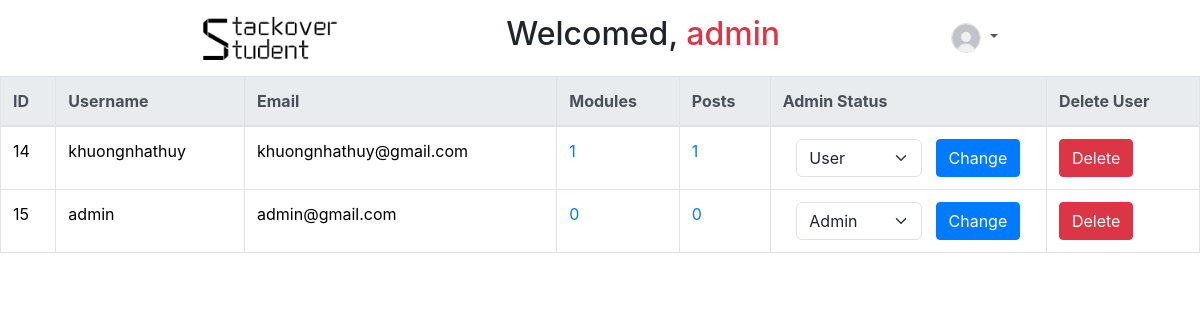
The app's page /?dashboard (signed in) with its own data.
### tables this page shows
CREATE TABLE `users` (
  `user_id` int(11) NOT NULL,
  `username` varchar(255) NOT NULL,
  `email` varchar(255) NOT NULL,
  `password` text NOT NULL,
  `profile_pic` text NOT NULL,
  `is_admin` tinyint(1) NOT NULL DEFAULT 0
);

### assets/php/function.php (called while the page is built, shortened)
<?php
function showPage($page, $data=""){
    include("assets/pages/$page.html.php");
}

### assets/pages/adminDashboard.html.php (the view, shortened to what this page needs)
<?php
include 'assets/php/DatabaseConnection.php';
$users = $pdo->query("SELECT users.*, COUNT(posts.post_id) AS num_posts, COUNT(modules.module_id) AS num_modules
FROM users
LEFT JOIN posts ON users.user_id = posts.user_id
LEFT JOIN modules ON users.user_id = modules.user_id
GROUP BY users.user_id")->fetchAll(PDO::FETCH_ASSOC);
?>
    <table class=" table table-bordered table-hover">
        <thead class="thead-light">
            <tr>
                <th>ID</th>
                <th>Username</th>
                <th>Email</th>
                <th>Modules</th>
                <th>Posts</th>
                <th>Admin Status</th>
                <th>Delete User</th>
            </tr>
        </thead>
        <tbody>
            <?php foreach ($users as $user): ?>
            <tr>
                <td><?= $user['user_id'] ?></td>
                <td><?= $user['username'] ?></td>
                <td><?= $user['email'] ?></td>
                <td>
                    <a href="#" data-bs-toggle="modal" data-bs-target="#userModulesModal<?= $user['user_id'] ?>">
                        <?= $user['num_modules'] ?>
                    </a>
                </td>
                <td>
                    <a href="#" data-bs-toggle="modal" data-bs-target="#userPostsModal<?= $user['user_id'] ?>">
                        <?= $user['num_posts'] ?>
                    </a>
                </td>
                <td>
                    <form method="post" action="assets/php/admin_function.php" class="d-flex justify-content-evenly">
                        <select name="is_admin" class="form-select w-50 d-inline-block">
                            <option value="0" <?= $user['is_admin'] == 0 ? 'selected' : '' ?>>User</option>
                            <option value="1" <?= $user['is_admin'] == 1 ? 'selected' : '' ?>>Admin</option>
                        </select>
                        <button class="btn btn-primary" type="submit" name="change_admin">Change</button>
                    </form>
                </td>
                <td>
                    <form method="post" action="assets/php/admin_function.php">
                        <button class="btn btn-danger" type="submit" name="delete">Delete</button>
                    </form>
                </td>
            </tr>
            <?php endforeach; ?>
        </tbody>
    </table>

### index.php
<?php
require_once 'assets/php/function.php';
$pagecount = count($_GET);
if (!$pagecount) {
    showPage('homepage');
} elseif (isset($_GET['dashboard'])) {
    showPage('header', ['page_title' => 'Admin Dashboard']);
    showPage('navbaradmin');
    showPage('adminDashboard');
} elseif (isset($_GET['posts'])) {
    showPage('header', ['page_title' => 'Home']);
    showPage('navbar');
    showPage('posts');
} elseif (isset($_GET['addpost'])) {
    showPage('header', ['page_title' => 'Add Post']);
    showPage('navbar');
    showPage('addpost');
} elseif (isset($_GET['editProfile'])) {
    showPage('header', ['page_title' => 'Edit Profile']);
    showPage('navbar');
    showPage('editProfile');
} elseif (isset($_GET['editmodule'])) {
    showPage('header', ['page_title' => 'Edit Module']);
    showPage('navbar');
    showPage('editmodule');
} elseif (isset($_GET['sendmail'])) {
    showPage('header', ['page_title' => 'Contact Admin']);
    showPage('navbar');
    showPage('sendmail');
} elseif (isset($_GET['login'])) {
    showPage('header', ['page_title' => 'Login']);
    showPage('login');
} elseif (isset($_GET['signup'])) {
    showPage('header', ['page_title' => 'Sign Up']);
    showPage('signup');
}

### assets/pages/header.html.php (shortened to what this page needs)
<!DOCTYPE html>
<html lang="en">
<head>
    <link href="https://cdn.jsdelivr.net/npm/bootstrap@5.3.2/dist/css/bootstrap.min.css" rel="stylesheet">
    <link rel="stylesheet" href="assets/css/index.css">
    <link rel="stylesheet" href="https://cdn.jsdelivr.net/npm/bootstrap@4.0.0/dist/css/bootstrap.min.css">
    <link rel="stylesheet" href="https://cdn.jsdelivr.net/npm/bootstrap-icons@1.11.1/font/bootstrap-icons.css">
</head>
</html>

### assets/pages/navbaradmin.html.php (shortened to what this page needs)
<?php
if (isset($_SESSION['user'])) {
    $user = $_SESSION['user'];
} else {
    header("Location: http://localhost/coursework/?login");
    exit();
}
$currentUsername = isset($_SESSION['user']['username']) ? $_SESSION['user']['username'] : '';
?>
<nav class="navbar navbar-expand-lg">
    <div class="container col-12 d-flex justify-content-evenly">
        <div>
            <img src="assets/php/uploads/LogoCoursework.png" alt="Logo" class="logo-coursework" style="height: 60px;" />
        </div>
        <h2 class="text-center">Welcomed, <span class="text-danger"><?= $currentUsername ?></span></h2>
        <ul class="navbar-nav mb-2 mb-lg-0">
            <li class="nav-item dropdown">
                <a class="nav-link dropdown-toggle" href="#" id="navbarDropdown" role="button"
                    data-bs-toggle="dropdown" aria-expanded="false">
                    <img src="./assets/php/uploads/<?=$user['profile_pic']?>" alt="" height="30" class="rounded-circle border">
                </a>
            </li>
        </ul>
    </div>
</nav>

### assets/css/index.css (style rules this page uses)
.logo-coursework { height: 60px; }

### records on screen
users: user_id "14", username "khuongnhathuy", email "khuongnhathuy@gmail.com", num_modules "1", num_posts "1", is_admin "User"
users: user_id "15", username "admin", email "admin@gmail.com", num_modules "0", num_posts "0", is_admin "Admin"

### other values on screen
$currentUsername "admin"
